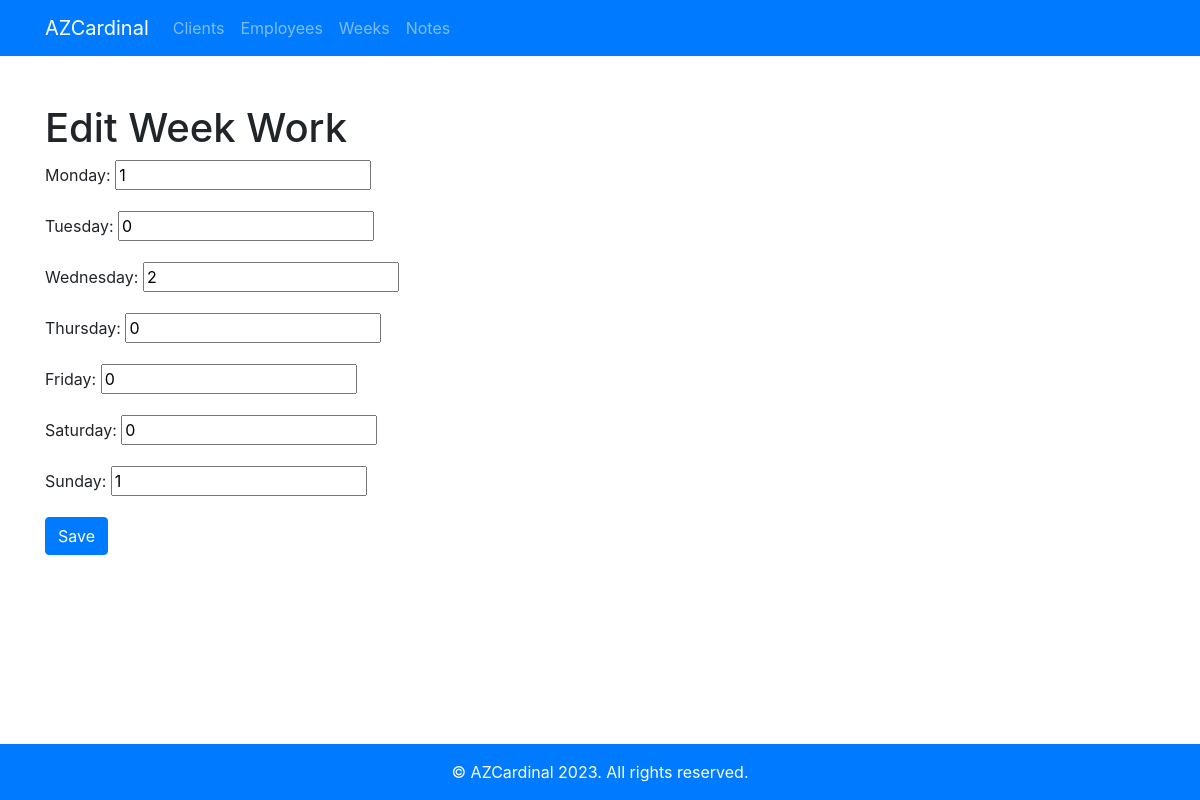
Screenshot of /week/1/employee/1/edit/ with the database file from the repository.
### week/models.py (models this page shows, shortened)
class EmployeeWeekWork(models.Model):
    week = models.ForeignKey(Week, on_delete=models.CASCADE)
    employee = models.ForeignKey(Employee, on_delete=models.CASCADE)
    monday = models.IntegerField(default=0)
    tuesday = models.IntegerField(default=0)
    wednesday = models.IntegerField(default=0)
    thursday = models.IntegerField(default=0)
    friday = models.IntegerField(default=0)
    saturday = models.IntegerField(default=0)
    sunday = models.IntegerField(default=0)
    class Meta:
        unique_together = [['week', 'employee']]

### week/views.py (the view)
# urls.py: path('<int:week_pk>/employee/<int:employee_pk>/edit/', views.week_work_edit, name='week_work_edit'),
def week_work_edit(request, week_pk, employee_pk):
    week = get_object_or_404(Week, pk=week_pk)
    employee = get_object_or_404(Employee, pk=employee_pk)
    work, created = EmployeeWeekWork.objects.get_or_create(week=week, employee=employee)
    form = EmployeeWeekWorkForm(request.POST or None, instance=work)
    if form.is_valid():
        form.save()
        return redirect('week:week_view', pk=week.pk)
    return render(request, 'week/week_work_form.html', {'form': form})

### week/forms.py
class EmployeeWeekWorkForm(forms.ModelForm):
    class Meta:
        model = EmployeeWeekWork
        fields = ['monday', 'tuesday', 'wednesday', 'thursday', 'friday', 'saturday', 'sunday']

### week/templates/week/week_work_form.html (shortened to what this page needs)
{% extends 'week/base.html' %}
{% block content %}
<h1>Edit Week Work</h1>
<form method="POST">
    {{ form.as_p }}
    <button type="submit" class="btn btn-primary">Save</button>
</form>
{% endblock %}

### week/templates/week/base.html (style rules this page uses)
body { display: flex; flex-direction: column; min-height: 100vh; }

### rows the page displays
EmployeeWeekWork: monday "1", tuesday "0", wednesday "2", thursday "0", friday "0", saturday "0", sunday "1"
